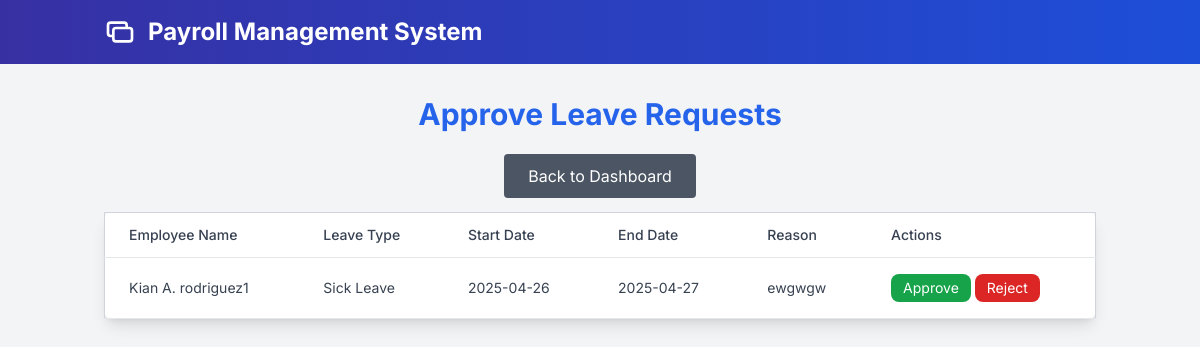
The page /hr/approval.php (signed in) on the database its author committed.
### tables this page shows
CREATE TABLE `leave_requests` (
  `id` int(11) NOT NULL,
  `employee_id` int(11) NOT NULL,
  `leave_type` varchar(50) NOT NULL,
  `start_date` date NOT NULL,
  `end_date` date NOT NULL,
  `reason` text NOT NULL,
  `status` enum('Pending','Approved','Rejected') DEFAULT 'Pending',
  `created_at` timestamp NOT NULL DEFAULT current_timestamp()
);

CREATE TABLE `employees` (
  `id` int(11) NOT NULL,
  `full_name` varchar(255) NOT NULL,
  `dob` date NOT NULL,
  `gender` enum('Male','Female','Other') NOT NULL,
  `contact_number` varchar(20) NOT NULL,
  `email` varchar(255) NOT NULL,
  `home_address` text NOT NULL,
  `image` varchar(255) DEFAULT NULL,
  `job_position` varchar(255) NOT NULL,
  `department` varchar(255) NOT NULL,
  `employee_type` enum('Regular','Probationary','Contractual') NOT NULL,
  `date_hired` date NOT NULL,
  `work_schedule` varchar(255) NOT NULL,
  `sss_number` varchar(50) NOT NULL,
  `philhealth_number` varchar(50) NOT NULL,
  `pagibig_number` varchar(50) NOT NULL,
  `tin` varchar(50) NOT NULL,
  `status` enum('Single','Married','Widowed','Divorced') NOT NULL,
  `salary_type` enum('Fixed','Hourly','Commission') NOT NULL,
  `basic_salary` decimal(10,2) NOT NULL,
  `overtime_bonus` tinyint(1) DEFAULT 0,
  `emergency_name` varchar(255) NOT NULL,
  `emergency_relationship` varchar(100) NOT NULL,
  `emergency_contact` varchar(20) NOT NULL,
  `created_at` timestamp NOT NULL DEFAULT current_timestamp(),
  `password` varchar(255) NOT NULL
);

### hr/approval.php (the view, shortened to what this page needs)
<?php
include '../config.php';
$sql = "SELECT lr.*, e.full_name
        FROM leave_requests lr
        JOIN employees e ON lr.employee_id = e.id
        WHERE lr.status = 'Pending'";
$result = $conn->query($sql);
?>
<?php include '../components/header.php'; ?>
<main class="bg-gray-100 min-h-screen">
    <div class="container mx-auto px-4 py-8">
        <h1 class="text-3xl font-bold text-blue-600 text-center mb-8">Approve Leave Requests</h1>
        <div class="text-center mb-6">
            <a href="hr_dashboard.php" class="bg-gray-600 text-white px-6 py-3 rounded hover:bg-gray-700 transition">
                Back to Dashboard
            </a>
        </div>
        <?php if ($result && $result->num_rows > 0): ?>
            <table class="min-w-full bg-white border-collapse border border-gray-300 shadow-lg rounded-lg">
                <thead>
                    <tr>
                        <th class="px-6 py-3 border-b text-left text-sm font-medium text-gray-700">Employee Name</th>
                        <th class="px-6 py-3 border-b text-left text-sm font-medium text-gray-700">Leave Type</th>
                        <th class="px-6 py-3 border-b text-left text-sm font-medium text-gray-700">Start Date</th>
                        <th class="px-6 py-3 border-b text-left text-sm font-medium text-gray-700">End Date</th>
                        <th class="px-6 py-3 border-b text-left text-sm font-medium text-gray-700">Reason</th>
                        <th class="px-6 py-3 border-b text-left text-sm font-medium text-gray-700">Actions</th>
                    </tr>
                </thead>
                <tbody>
                    <?php while ($row = $result->fetch_assoc()): ?>
                        <tr>
                            <td class="px-6 py-4 border-b text-sm text-gray-700">
                                <?php echo htmlspecialchars($row['full_name']); ?></td>
                            <td class="px-6 py-4 border-b text-sm text-gray-700">
                                <?php echo htmlspecialchars($row['leave_type']); ?></td>
                            <td class="px-6 py-4 border-b text-sm text-gray-700">
                                <?php echo htmlspecialchars($row['start_date']); ?></td>
                            <td class="px-6 py-4 border-b text-sm text-gray-700">
                                <?php echo htmlspecialchars($row['end_date']); ?></td>
                            <td class="px-6 py-4 border-b text-sm text-gray-700"><?php echo htmlspecialchars($row['reason']); ?>
                            </td>
                            <td class="px-6 py-4 border-b text-sm text-gray-700">
                                <form action="approval.php" method="POST" class="inline">
                                    <button type="submit" name="action" value="approve"
                                        class="bg-green-600 text-white px-3 py-1 rounded-lg hover:bg-green-700 transition transform hover:scale-105">
                                        Approve
                                    </button>
                                </form>
                                <form action="approval.php" method="POST" class="inline">
                                    <button type="submit" name="action" value="reject"
                                        class="bg-red-600 text-white px-3 py-1 rounded-lg hover:bg-red-700 transition transform hover:scale-105">
                                        Reject
                                    </button>
                                </form>
                            </td>
                        </tr>
                    <?php endwhile; ?>
                </tbody>
            </table>
        <?php else: ?>
            <p class="text-center text-gray-700 text-lg">No pending leave requests.</p>
        <?php endif; ?>
    </div>
</main>
<?php include '../components/footer.php'; ?>

### components/header.php (style rules this page uses)
body { font-family: 'Inter', sans-serif; }

### rows shown on the page
leave_requests: employee.full_name "Kian A. rodriguez1", leave_type "Sick Leave", start_date "2025-04-26", end_date "2025-04-27", reason "ewgwgw"
